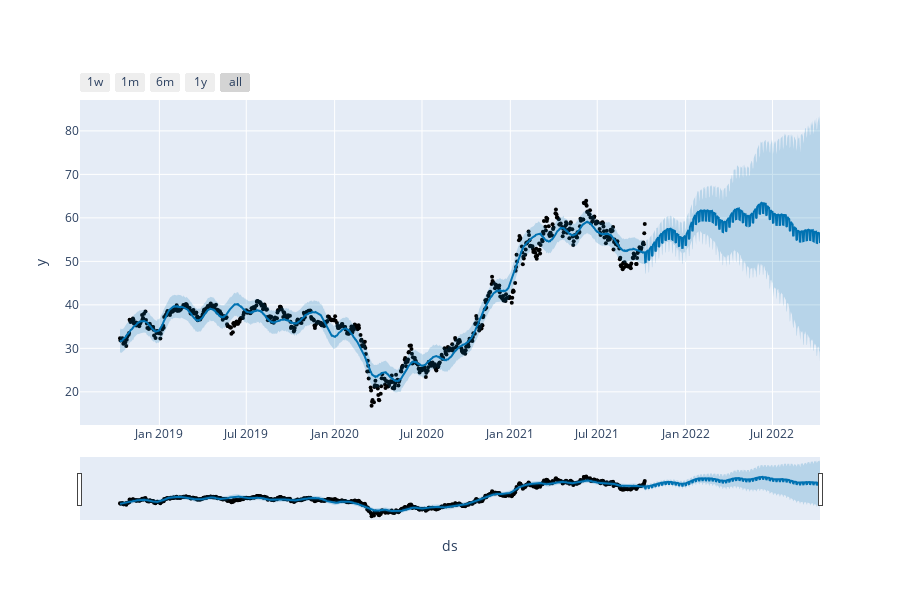

Here is the notebook cell this chart was saved with:
### Code cell
plot_plotly(m, forecast)

### Figure 1 — Plotly figure (JSON) as saved in the notebook; plotly's stock layout.template omitted (floating-point values rounded to 4 significant figures; data arrays with more than 128 entries replaced by an {"elided": "..."} marker saying what was removed)
{"data": [{"marker": {"color": "black", "size": 4}, "mode": "markers", "name": "Actual", "type": "scatter", "x": {"elided": "754 str values"}, "y": {"elided": "754 float values"}}, {"hoverinfo": "skip", "line": {"width": 0}, "mode": "lines", "type": "scatter", "x": {"elided": "1119 str values"}, "y": {"elided": "1119 float values"}}, {"fill": "tonexty", "fillcolor": "rgba(0, 114, 178, 0.2)", "line": {"color": "#0072B2", "width": 2}, "mode": "lines", "name": "Predicted", "type": "scatter", "x": {"elided": "1119 str values"}, "y": {"elided": "1119 float values"}}, {"fill": "tonexty", "fillcolor": "rgba(0, 114, 178, 0.2)", "hoverinfo": "skip", "line": {"width": 0}, "mode": "lines", "type": "scatter", "x": {"elided": "1119 str values"}, "y": {"elided": "1119 float values"}}], "layout": {"height": 600, "showlegend": false, "width": 900, "xaxis": {"rangeselector": {"buttons": [{"count": 7, "label": "1w", "step": "day", "stepmode": "backward"}, {"count": 1, "label": "1m", "step": "month", "stepmode": "backward"}, {"count": 6, "label": "6m", "step": "month", "stepmode": "backward"}, {"count": 1, "label": "1y", "step": "year", "stepmode": "backward"}, {"step": "all"}]}, "rangeslider": {"visible": true}, "title": {"text": "ds"}, "type": "date"}, "yaxis": {"title": {"text": "y"}}}}
